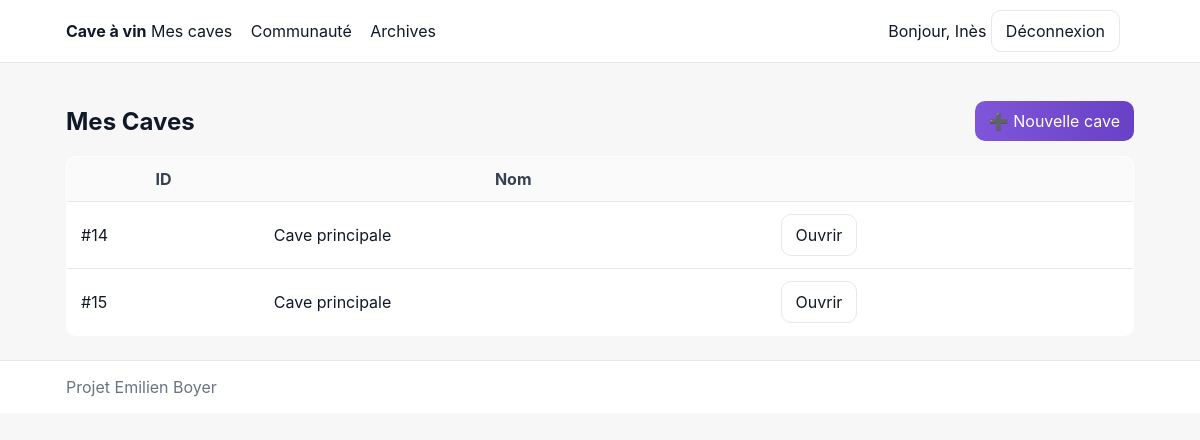
Page /caves (signed in) on the committed database.
### tables this page shows
CREATE TABLE utilisateur(
            id INTEGER PRIMARY KEY AUTOINCREMENT,
            nom TEXT, prenom TEXT, login TEXT UNIQUE, password_hash TEXT);

CREATE TABLE cave(
            id INTEGER PRIMARY KEY AUTOINCREMENT,
            utilisateur_id INTEGER NOT NULL, nom TEXT NOT NULL);

### app.py (the view)
@app.route("/caves")
@login_required
def lister_caves():
    caves = Cave(None,"",conn=conn).obtenir(utilisateur_id=g.current_user["id"])
    return render_template("caves.html", caves=caves)

### app.py (called while the page is built)
def login_required(view):
    @wraps(view)
    def wrap(*a, **k):
        if not g.current_user:
            flash("Veuillez vous connecter.")
            return redirect(url_for("login", next=request.path))
        return view(*a, **k)
    return wrap

@app.before_request
def load_user():
    uid = session.get("user_id")
    g.current_user = Utilisateur.find_by_id(conn, uid) if uid else None

@app.context_processor
def inject_globals():
    return dict(current_user=g.get("current_user"))

### cave_sgbd_sqlite.py (called while the page is built)
    @staticmethod
    def find_by_id(conn, id):
        if not id:
            return None
        cur = conn.cursor()
        cur.execute("SELECT * FROM utilisateur WHERE id=?", (id,))
        return cur.fetchone()

    def obtenir(self, utilisateur_id=None):
        c = self.conn.cursor()
        if utilisateur_id:
            c.execute("SELECT * FROM cave WHERE utilisateur_id=? ORDER BY nom", (utilisateur_id,))
        else:
            c.execute("SELECT * FROM cave ORDER BY nom")
        return c.fetchall()

### templates/caves.html
{% extends "base.html" %}
{% block content %}
<div class="header-row">
  <h2>Mes Caves</h2>
  <a class="btn" href="{{ url_for('ajouter_cave') }}">➕ Nouvelle cave</a>
</div>
<table class="table">
  <thead><tr><th>ID</th><th>Nom</th><th></th></tr></thead>
  <tbody>
    {% for c in caves %}
    <tr>
      <td>#{{ c.id }}</td>
      <td>{{ c.nom }}</td>
      <td class="right"><a class="btn ghost" href="{{ url_for('cave_detail', cave_id=c.id) }}">Ouvrir</a></td>
    </tr>
    {% else %}
    <tr><td colspan="3" class="muted">Aucune cave pour l'instant.</td></tr>
    {% endfor %}
  </tbody>
</table>
{% endblock %}

### templates/base.html (shortened to what this page needs)
<!doctype html>
<html lang="fr">
<head>
  <link href="{{ url_for('static', filename='styles.css') }}" rel="stylesheet">
</head>
<body>
<nav class="navbar">
  <div class="wrap">
    <div class="nav-left">
      <span class="brand">Cave à vin</span>
      {% if current_user %}
        <a href="{{ url_for('lister_caves') }}">Mes caves</a>
        <a href="{{ url_for('communaute') }}">Communauté</a>
        <a href="{{ url_for('lister_archives') }}">Archives</a>
      {% endif %}
    </div>
    <div class="nav-right">
      {% if current_user %}
        <span class="user">Bonjour, {{ current_user.prenom }}</span>
        <a class="btn ghost" href="{{ url_for('logout') }}">Déconnexion</a>
      {% else %}
        <a class="btn ghost" href="{{ url_for('login') }}">Connexion</a>
        <a class="btn" href="{{ url_for('register') }}">Inscription</a>
      {% endif %}
    </div>
  </div>
</nav>
<main class="container">
  {% block content %}{% endblock %}
</main>
<footer class="footer"><div class="wrap">Projet Emilien Boyer</div></footer>
</body>
</html>

### static/styles.css (style rules this page uses)
:root { --bg: #f7f7f8; --panel: #ffffff; --text: #111827; --muted: #6b7280; --brand: #7f56d9; --brand-2: #6941c6; --border: #e5e7eb; --danger: #dc2626; }
* { box-sizing: border-box; }
body { margin: 0; background: var(--bg); color: var(--text); font-family: Inter, system-ui, Segoe UI, Roboto, Arial; }
.navbar { position: sticky; top: 0; background: var(--panel); border-bottom: 1px solid var(--border); }
.navbar .wrap { max-width: 1100px; margin: 0 auto; padding: 10px 16px; display: flex; align-items: center; justify-content: space-between; gap: 12px; }
.brand { font-weight: 700; }
.navbar a { text-decoration: none; color: var(--text); margin-right: 14px; }
.container { max-width: 1100px; margin: 24px auto; padding: 0 16px; }
.header-row { display: flex; justify-content: space-between; align-items: center; gap: 12px; }
.btn { background: linear-gradient(90deg, var(--brand), var(--brand-2)); color: #fff; border: none; padding: 10px 14px; border-radius: 10px; text-decoration: none; display: inline-block; }
.btn.ghost { background: #fff; color: var(--text); border: 1px solid var(--border); }
.table { width: 100%; border-collapse: collapse; background: #fff; border: 1px solid var(--border); border-radius: 10px; overflow: hidden; }
.table th, .table td { padding: 12px 14px; border-bottom: 1px solid var(--border); }
.table thead { background: #fafafa; color: #374151; }
.footer { color: #6b7280; border-top: 1px solid var(--border); background: #fff; }
.footer .wrap { max-width: 1100px; margin: 0 auto; padding: 16px; }

### rows in the picture
utilisateur: prenom "Inès"
cave: id "14", nom "Cave principale"
cave: id "15", nom "Cave principale"
